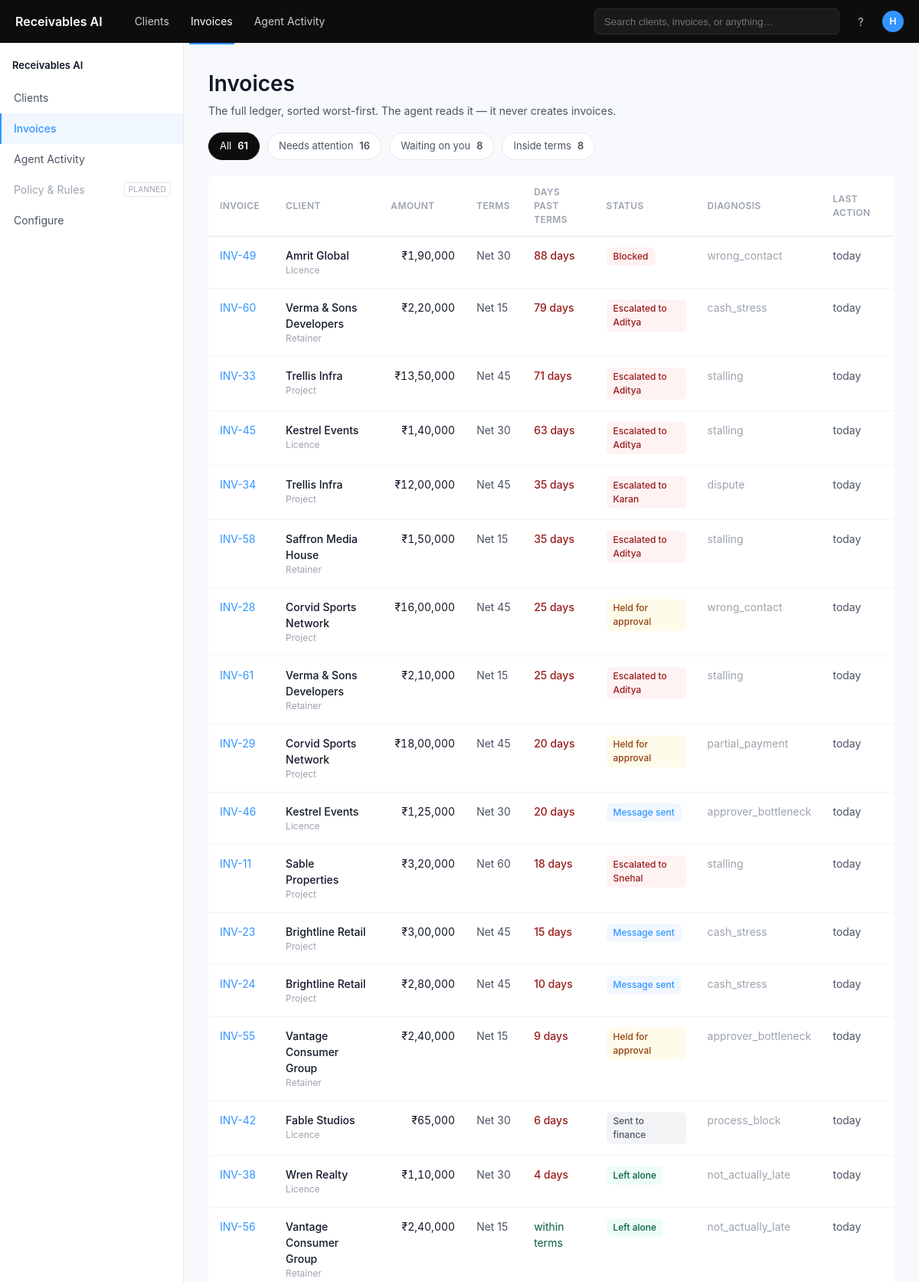
Page /invoices (upper part) on the committed database.
### tables this page shows
CREATE TABLE invoices (
    invoice_id        TEXT PRIMARY KEY,        -- 'INV-04' (internal row id)
    invoice_number    TEXT,                    -- external number; may duplicate (edge case)
    client_id         TEXT NOT NULL REFERENCES clients(client_id),
    revenue_line      TEXT NOT NULL,

    amount_inr        INTEGER NOT NULL,        -- whole rupees
    currency          TEXT NOT NULL DEFAULT 'INR',

    issue_date        TEXT NOT NULL,           -- ISO date
    terms_days        INTEGER NOT NULL,        -- net terms for THIS invoice
    due_date          TEXT NOT NULL,           -- issue_date + terms_days

    status            TEXT NOT NULL,           -- open | partially_paid | paid
    paid_date         TEXT,                    -- when fully paid (else NULL)
    amount_paid_inr   INTEGER NOT NULL DEFAULT 0,
    days_past_terms   INTEGER,                 -- as of reference date; negative = inside terms

    -- process / signal fields (observable — agent may read these)
    po_number         TEXT,
    po_matched        INTEGER,                 -- 0/1/NULL
    milestone_ref     TEXT,
    contact_verified  INTEGER NOT NULL DEFAULT 1,
    reply_text        TEXT,                    -- latest client reply, if any
    promise_date      TEXT,                    -- date client promised to pay
    promise_status    TEXT,                    -- kept | broken | pending | NULL

    routed_to         TEXT REFERENCES team(person_id),   -- current operational routing

    -- ground truth — scoring script ONLY. Never exposed via agent_invoices.
    gt_diagnosis      TEXT,
    gt_correct_action TEXT,
    gt_should_contact INTEGER,                 -- 0/1
    gt_route_to       TEXT
, rzp_link_id TEXT, rzp_link_url TEXT, payment_failed INTEGER NOT NULL DEFAULT 0);

CREATE TABLE clients (
    -- identity
    client_id            TEXT PRIMARY KEY,       -- 'aureus'
    name                 TEXT NOT NULL,          -- 'Aureus Motors'
    industry             TEXT,                   -- 'automotive'

    -- classification
    revenue_line         TEXT NOT NULL,          -- project | product_licence | retainer
    segment              TEXT NOT NULL,          -- standard | strategic
    payment_terms_days   INTEGER NOT NULL,       -- net terms (varies by line)

    -- ownership & routing
    internal_owner_id    TEXT REFERENCES team(person_id),

    -- AP contact
    ap_contact_name      TEXT,
    ap_contact_verified  INTEGER NOT NULL DEFAULT 1,   -- 0/1
    client_finance_portal TEXT,                        -- 'Coupa', 'SAP Ariba', NULL

    -- relationship
    relationship_years   REAL,
    total_revenue_inr    INTEGER,

    -- payment behaviour (rolled up from paid invoices)
    invoices_paid        INTEGER NOT NULL DEFAULT 0,
    invoices_paid_late   INTEGER NOT NULL DEFAULT 0,
    avg_days_to_pay      REAL,
    worst_days_late      INTEGER NOT NULL DEFAULT 0,   -- days past terms, paid history only

    -- interaction
    response_rate        REAL,                          -- 0..1
    engages_off_topic    INTEGER NOT NULL DEFAULT 0,    -- 0/1

    -- promises
    promises_made        INTEGER NOT NULL DEFAULT 0,
    promises_kept        INTEGER NOT NULL DEFAULT 0,
    promises_broken      INTEGER NOT NULL DEFAULT 0,

    -- derived standing
    tier                 TEXT NOT NULL             -- green | amber | red (computed)
, referred_by TEXT, referrals_made INTEGER DEFAULT 0, voice_permitted INTEGER NOT NULL DEFAULT 0);

CREATE TABLE event_log (
    event_id INTEGER PRIMARY KEY AUTOINCREMENT,
    timestamp TEXT NOT NULL,
    invoice_id TEXT NOT NULL REFERENCES invoices(invoice_id),
    client_id TEXT NOT NULL REFERENCES clients(client_id),
    stage TEXT NOT NULL CHECK (stage IN ("detect","diagnose","decide","execute","escalate")),
    observed TEXT, diagnosis TEXT, diagnosis_evidence TEXT,
    decision TEXT, rule_applied TEXT, register TEXT, register_reason TEXT,
    action_taken TEXT, message_sent TEXT, channel TEXT,
    outcome TEXT, outcome_at TEXT, routed_to TEXT, routed_reason TEXT, profile_delta TEXT
, voice_transcript TEXT, voice_promise_captured TEXT);

### ui.py (the view)
@app.route("/invoices")
def invoices():
    conn = db_ro()
    try:
        team = {r["person_id"]: r["name"] for r in conn.execute("SELECT person_id, name FROM team")}
        cofounder = {r["person_id"] for r in conn.execute(
            "SELECT person_id FROM team WHERE role LIKE 'Co-founder%'")}
        disp = disposition(conn)
        bucket = {}
        for b, ids in disp.items():
            for i in ids:
                bucket[i] = b
        diag = {r["invoice_id"]: r["diagnosis"] for r in conn.execute(
            "SELECT invoice_id, diagnosis FROM event_log WHERE stage='diagnose'")}
        esc_person = {}
        for r in conn.execute("SELECT invoice_id, routed_to, observed FROM event_log WHERE stage='escalate'"):
            if json.loads(r["observed"] or "{}").get("queue") == "escalation":
                esc_person[r["invoice_id"]] = r["routed_to"]
        latest = {r[0]: r[1] for r in conn.execute(
            "SELECT invoice_id, MAX(timestamp) FROM event_log GROUP BY invoice_id")}
        BUCKET_LABEL = {"message_sent": "Message sent", "held": "Held for approval",
                        "finance": "Sent to finance", "left_alone": "Left alone",
                        "blocked": "Blocked"}
        rows = []
        for i in conn.execute("""SELECT i.*, c.name client, c.revenue_line, c.internal_owner_id
                                 FROM invoices i JOIN clients c ON c.client_id=i.client_id"""):
            iid, paid = i["invoice_id"], i["status"] == "paid"
            if paid:
                status = "Paid"
            elif bucket.get(iid) == "routed":
                who = team.get(esc_person.get(iid), esc_person.get(iid, "?"))
                status = f"Escalated to {who.split()[0] if who else '?'}"
            else:
                status = BUCKET_LABEL.get(bucket.get(iid), "—")
            skey = "Escalated" if status.startswith("Escalated") else status
            dpt = i["days_past_terms"]
            when = rel_time(i["paid_date"]) if paid else rel_time(latest.get(iid))
            cats = {"all"}
            if not paid and dpt > 0:
                cats.add("needs")
            if not paid and dpt <= 0:
                cats.add("inside")
            if status == "Held for approval" or esc_person.get(iid) in cofounder:
                cats.add("waiting")   # awaiting your sign-off, or escalated to the co-founder
            rows.append({
                "id": iid, "client": i["client"],
                "revenue": REVENUE_LABEL.get(i["revenue_line"], i["revenue_line"]),
                "amount": i["amount_inr"], "terms": i["terms_days"], "dpt": dpt,
                "status": status, "skey": STATUS_STYLE.get(skey, "grey"),
                "diagnosis": diag.get(iid) or "—", "when": when or "—", "cats": cats,
                "paid": paid,
            })
        counts = {"all": len(rows),
                  "needs": sum(1 for r in rows if "needs" in r["cats"]),
                  "waiting": sum(1 for r in rows if "waiting" in r["cats"]),
                  "inside": sum(1 for r in rows if "inside" in r["cats"])}
        filters = [("all", "All", counts["all"]), ("needs", "Needs attention", counts["needs"]),
                   ("waiting", "Waiting on you", counts["waiting"]),
                   ("inside", "Inside terms", counts["inside"])]
        sel = request.args.get("filter", "all")
        shown = [r for r in rows if sel in r["cats"]]
        shown.sort(key=lambda r: (0 if r["paid"] else 1, r["dpt"]), reverse=True)
        ctx = base_ctx(conn)
        a = (request.args.get("ask"), request.args.get("arg"), request.args.get("q"))
        ctx.update(active="invoices", filters=filters, sel=sel, rows=shown, wide=True,
                   show_ai=True, per_client=False,
                   exchange=ai_exchange(conn, False, None, None, *a),
                   suggestions=ai_suggestions(False, None, None))
        return render_template("invoices.html", **ctx)
    finally:
        conn.close()

### ui.py (called while the page is built, shortened)
def db_ro():
    conn = sqlite3.connect(f"file:{DB_PATH}?mode=ro", uri=True)
    conn.row_factory = sqlite3.Row
    return conn

def inr(n):
    n = int(n or 0)
    s = str(abs(n))
    if len(s) > 3:
        head, tail = s[:-3], s[-3:]
        parts = []
        while len(head) > 2:
            parts.insert(0, head[-2:]); head = head[:-2]
        parts.insert(0, head)
        s = ",".join(parts) + "," + tail
    return ("-" if n < 0 else "") + s

def base_ctx(conn):
    n_open = conn.execute("SELECT COUNT(*) FROM invoices WHERE status != 'paid'").fetchone()[0]
    n_clients = conn.execute("SELECT COUNT(*) FROM clients").fetchone()[0]
    return {"product": "Receivables AI",
            "footer": f"Simulated ledger · Razorpay test mode · "
                      f"{n_open} open invoices across {n_clients} clients"}

def ai_exchange(conn, per_client, client, invoice, ask, arg, q):
    if q:
        return {"kind": "mocked", "question": q,
                "text": "Free-text questions aren't wired up yet — try one of the suggestions below."}
    if not ask:
        return None

def ai_suggestions(per_client, client, invoice):
    if per_client and client and invoice:
        return [(f"Why is {client['name'].split()[0]} {TIER_LABEL[client['tier']].lower()}?", "?ask=why_tier"),
                (f"Draft a reminder for {invoice['invoice_id']}", "?ask=draft"),
                ("What have we already tried?", "?ask=what_tried"),
                ("Who are our worst payers?", "?ask=worst_payers")]
    return [("Why is Kestrel red?", "?ask=why_tier&arg=kestrel"),
            ("Who are our worst payers?", "?ask=worst_payers"),
            ("Draft a reminder for INV-45", "?ask=draft&arg=INV-45"),
            ("What did we send this week?", "?ask=agent_week")]

def rel_time(ts):
    try:
        days = (datetime.now(timezone.utc) - datetime.fromisoformat(ts)).days
        return "today" if days <= 0 else f"{days}d ago"
    except Exception:
        return ""

### templates/invoices.html (shortened to what this page needs)
{% extends "base.html" %}
{% block content %}
<h1>Invoices</h1>
<p class="subtitle">The full ledger, sorted worst-first. The agent reads it — it never creates invoices.</p>
<div class="fchips">
  {% for key, label, n in filters %}
  <a class="fchip {{ 'on' if sel == key }}" href="{{ url_for('invoices', filter=key) }}">
    {{ label }} <span class="fn">{{ n }}</span>
  </a>
  {% endfor %}
</div>
<div class="tablewrap">
<table class="tbl">
  <thead><tr>
    <th style="width:96px">Invoice</th>
    <th style="width:190px">Client</th>
    <th style="width:120px" class="num">Amount</th>
    <th style="width:80px">Terms</th>
    <th style="width:130px">Days past terms</th>
    <th style="width:180px">Status</th>
    <th style="width:150px">Diagnosis</th>
    <th style="width:120px">Last action</th>
  </tr></thead>
  <tbody>
  {% for r in rows %}
    <tr class="rowlink" onclick="location.href='{{ url_for('invoice', invoice_id=r.id) }}'">
      <td><a href="{{ url_for('invoice', invoice_id=r.id) }}">{{ r.id }}</a></td>
      <td><div style="font-weight:500">{{ r.client }}</div>
          <div style="font-size:12px;color:var(--tmuted)">{{ r.revenue }}</div></td>
      <td class="num">₹{{ r.amount|inr }}</td>
      <td style="color:var(--tsecondary)">Net {{ r.terms }}</td>
      <td>{% if r.dpt > 0 %}<span style="color:var(--red-t);font-weight:500">{{ r.dpt }} days</span>
          {% else %}<span style="color:var(--green-t)">within terms</span>{% endif %}</td>
      <td><span class="spill {{ r.skey }}">{{ r.status }}</span></td>
      <td style="color:var(--tmuted)">{{ r.diagnosis }}</td>
      <td style="color:var(--tsecondary)">{{ r.when }}</td>
    </tr>
  {% endfor %}
  </tbody>
</table>
</div>
{% endblock %}

### static/app.css (style rules this page uses)
:root { --bg:#F7F9FC; --surface:#FFFFFF; --nav:#0D0D0D; --border:#E5E7EB; --divider:#F3F4F6; --tprimary:#111827; --tsecondary:#4B5563; --tmuted:#9CA3AF; --accent:#3395FF; --green-bg:#ECFDF5; --green-t:#065F46; --amber-bg:#FFFBEB; --amber-t:#92400E; --red-bg:#FEF2F2; --red-t:#991B1B; --positive:#059669; }
* { box-sizing:border-box }
html,body { margin:0 }
body { background:var(--bg);color:var(--tprimary); font:14px/1.5 -apple-system,BlinkMacSystemFont,"Segoe UI",Roboto,Helvetica,Arial,sans-serif; }
a { color:var(--accent);text-decoration:none }
h1 { font-size:28px;font-weight:600;margin:0 }
.subtitle { color:var(--tsecondary);font-size:14px;margin:4px 0 0 }
.tbl { width:100%;background:var(--surface);border:1px solid var(--border); border-radius:8px;border-collapse:collapse;overflow:hidden }
.tbl th { font-size:12px;font-weight:600;text-transform:uppercase;letter-spacing:.4px; color:var(--tmuted);text-align:left;padding:12px 14px;border-bottom:1px solid var(--border) }
.tbl td { padding:14px;border-bottom:1px solid var(--divider);font-size:14px;vertical-align:top }
.num { text-align:right;font-variant-numeric:tabular-nums }
.tablewrap { overflow-x:auto }
.fchips { display:flex;gap:10px;margin:18px 0 20px;flex-wrap:wrap }
.fchip { display:inline-flex;align-items:center;gap:8px;border:1px solid var(--border); border-radius:20px;padding:7px 14px;font-size:13px;color:var(--tsecondary);background:#fff }
.fchip.on { background:#0D0D0D;color:#fff;border-color:#0D0D0D }
.fchip .fn { font-weight:600 }
.fchip.on .fn { color:#fff }
.spill { display:inline-block;border-radius:6px;padding:3px 9px;font-size:12px;font-weight:500 }
.spill.green { background:var(--green-bg);color:var(--green-t) }
.spill.amber { background:var(--amber-bg);color:var(--amber-t) }
.spill.red { background:var(--red-bg);color:var(--red-t) }
.spill.blue { background:#F0F7FF;color:var(--accent) }
.spill.grey { background:#F3F4F6;color:var(--tsecondary) }

### rows in the picture
invoices: id "INV-49", amount|inr "1,90,000"
clients: client "Amrit Global"
event_log: diagnosis "wrong_contact"
invoices: id "INV-60", amount|inr "2,20,000"
clients: client "Verma & Sons Developers" "Verma & Sons Developers"
event_log: diagnosis "cash_stress"
invoices: id "INV-33", amount|inr "13,50,000"
clients: client "Trellis Infra" "Trellis Infra"
event_log: diagnosis "stalling"
invoices: id "INV-45", amount|inr "1,40,000"
clients: client "Kestrel Events" "Kestrel Events"
event_log: diagnosis "stalling"
invoices: id "INV-34", amount|inr "12,00,000"
event_log: diagnosis "dispute"
invoices: id "INV-58", amount|inr "1,50,000"
clients: client "Saffron Media House"
event_log: diagnosis "stalling"
invoices: id "INV-28", amount|inr "16,00,000"
clients: client "Corvid Sports Network" "Corvid Sports Network"
event_log: diagnosis "wrong_contact"
invoices: id "INV-61", amount|inr "2,10,000"
event_log: diagnosis "stalling"
invoices: id "INV-29", amount|inr "18,00,000"
event_log: diagnosis "partial_payment"
invoices: id "INV-46", amount|inr "1,25,000"
event_log: diagnosis "approver_bottleneck"
invoices: id "INV-11", amount|inr "3,20,000"
clients: client "Sable Properties"
event_log: diagnosis "stalling"
invoices: id "INV-23", amount|inr "3,00,000"
clients: client "Brightline Retail" "Brightline Retail"
event_log: diagnosis "cash_stress"
invoices: id "INV-24", amount|inr "2,80,000"
event_log: diagnosis "cash_stress"
invoices: id "INV-55", amount|inr "2,40,000"
clients: client "Vantage Consumer Group" "Vantage Consumer Group"
event_log: diagnosis "approver_bottleneck"
invoices: id "INV-42", amount|inr "65,000"
clients: client "Fable Studios"
event_log: diagnosis "process_block"
invoices: id "INV-38", amount|inr "1,10,000"
clients: client "Wren Realty"
event_log: diagnosis "not_actually_late"
invoices: id "INV-56", amount|inr "2,40,000"
event_log: diagnosis "not_actually_late"

### other values in the picture
{{ product }} "Receivables AI"
{{ label }} "All" "Needs attention" "Waiting on you" "Inside terms"
{{ n }} "61" "16" "8" "8"
{{ r.revenue }} "Licence" "Retainer" "Project" "Licence" "Project" "Retainer" "Project" "Retainer" "Project" "Licence" "Project" "Project" "Project" "Retainer" "Licence" "Licence" "Retainer"
{{ r.terms }} "30" "15" "45" "30" "45" "15" "45" "15" "45" "30" "60" "45" "45" "15" "30" "30" "15"
{{ r.dpt }} "88" "79" "71" "63" "35" "35" "25" "25" "20" "20" "18" "15" "10" "9" "6" "4"
{{ r.status }} "Blocked" "Escalated to Aditya" "Escalated to Aditya" "Escalated to Aditya" "Escalated to Karan" "Escalated to Aditya" "Held for approval" "Escalated to Aditya" "Held for approval" "Message sent" "Escalated to Snehal" "Message sent" "Message sent" "Held for approval" "Sent to finance" "Left alone" "Left alone"
{{ r.when }} "today" "today" "today" "today" "today" "today" "today" "today" "today" "today" "today" "today" "today" "today" "today" "today" "today"
